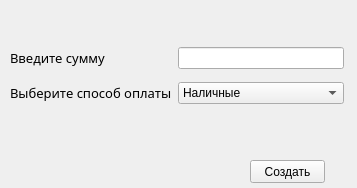
<?xml version="1.0" encoding="UTF-8"?>
<ui version="4.0">
 <class>Form</class>
 <widget class="QWidget" name="Form">
  <property name="geometry">
   <rect>
    <x>0</x>
    <y>0</y>
    <width>357</width>
    <height>188</height>
   </rect>
  </property>
  <property name="windowTitle">
   <string>Form</string>
  </property>
  <widget class="QPushButton" name="add_money_to_bd">
   <property name="geometry">
    <rect>
     <x>250</x>
     <y>160</y>
     <width>75</width>
     <height>23</height>
    </rect>
   </property>
   <property name="text">
    <string>Создать</string>
   </property>
  </widget>
  <widget class="QWidget" name="layoutWidget">
   <property name="geometry">
    <rect>
     <x>10</x>
     <y>40</y>
     <width>334</width>
     <height>71</height>
    </rect>
   </property>
   <layout class="QGridLayout" name="gridLayout">
    <item row="1" column="0" colspan="2">
     <widget class="QLabel" name="pay_method">
      <property name="font">
       <font>
        <family>Segoe Print</family>
        <pointsize>10</pointsize>
       </font>
      </property>
      <property name="text">
       <string>Выберите способ оплаты</string>
      </property>
     </widget>
    </item>
    <item row="0" column="0" colspan="2">
     <widget class="QLabel" name="label_input_sum">
      <property name="font">
       <font>
        <family>Segoe Print</family>
        <pointsize>10</pointsize>
       </font>
      </property>
      <property name="text">
       <string>Введите сумму</string>
      </property>
     </widget>
    </item>
    <item row="0" column="2">
     <widget class="QLineEdit" name="money_input"/>
    </item>
    <item row="1" column="2">
     <widget class="QComboBox" name="pay_method_comboBox">
      <item>
       <property name="text">
        <string>Наличные</string>
       </property>
      </item>
     </widget>
    </item>
   </layout>
  </widget>
 </widget>
 <resources/>
 <connections/>
</ui>
